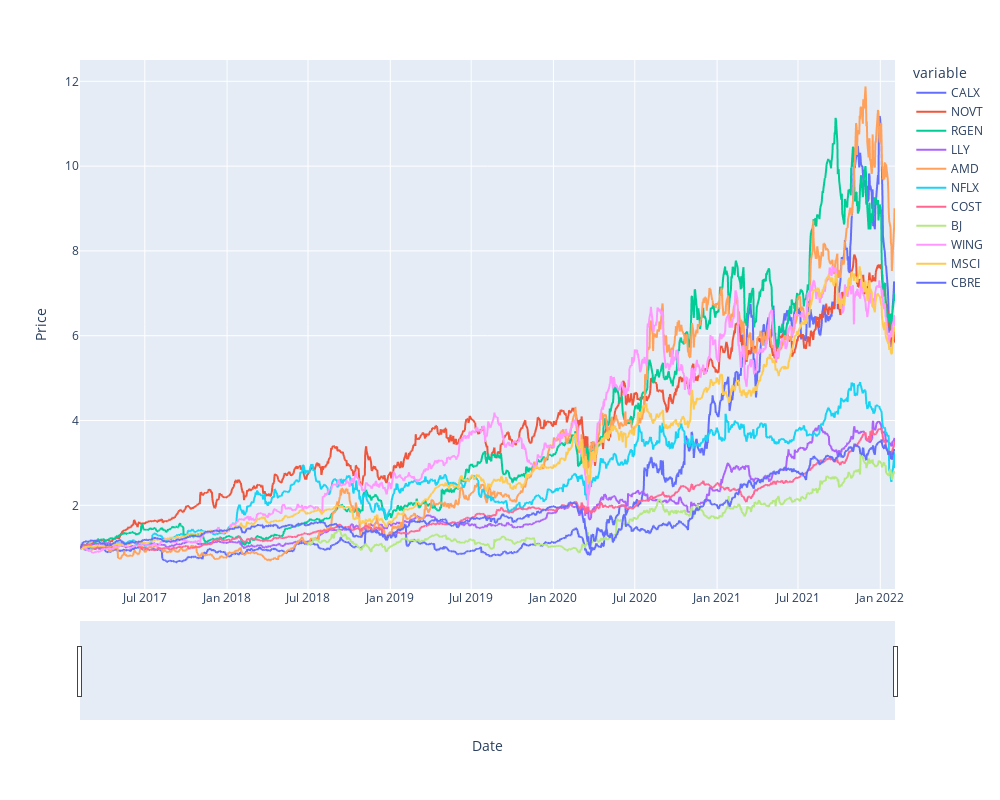

Notebook cell for this chart:
### Code cell
# Plot out cumulative returns for each stock since beginning of 2017
fig = px.line(mult_cum_df, x=mult_cum_df.index, y=mult_cum_df.columns)
fig.update_xaxes(title="Date", rangeslider_visible=True)
fig.update_yaxes(title="Price")
fig.update_layout(height=800, width=1000, 
                  showlegend=True)
fig.show()

### Figure 1 — Plotly figure (JSON) as saved in the notebook; plotly's stock layout.template omitted (floating-point values rounded to 4 significant figures; data arrays with more than 128 entries replaced by an {"elided": "..."} marker saying what was removed)
{"data": [{"hovertemplate": "variable=CALX<br>Date=%{x}<br>value=%{y}<extra></extra>", "legendgroup": "CALX", "line": {"color": "#636efa", "dash": "solid"}, "mode": "lines", "name": "CALX", "showlegend": true, "type": "scattergl", "x": {"elided": "1259 str values"}, "xaxis": "x", "y": {"elided": "1259 float values"}, "yaxis": "y"}, {"hovertemplate": "variable=NOVT<br>Date=%{x}<br>value=%{y}<extra></extra>", "legendgroup": "NOVT", "line": {"color": "#EF553B", "dash": "solid"}, "mode": "lines", "name": "NOVT", "showlegend": true, "type": "scattergl", "x": {"elided": "1259 str values"}, "xaxis": "x", "y": {"elided": "1259 float values"}, "yaxis": "y"}, {"hovertemplate": "variable=RGEN<br>Date=%{x}<br>value=%{y}<extra></extra>", "legendgroup": "RGEN", "line": {"color": "#00cc96", "dash": "solid"}, "mode": "lines", "name": "RGEN", "showlegend": true, "type": "scattergl", "x": {"elided": "1259 str values"}, "xaxis": "x", "y": {"elided": "1259 float values"}, "yaxis": "y"}, {"hovertemplate": "variable=LLY<br>Date=%{x}<br>value=%{y}<extra></extra>", "legendgroup": "LLY", "line": {"color": "#ab63fa", "dash": "solid"}, "mode": "lines", "name": "LLY", "showlegend": true, "type": "scattergl", "x": {"elided": "1259 str values"}, "xaxis": "x", "y": {"elided": "1259 float values"}, "yaxis": "y"}, {"hovertemplate": "variable=AMD<br>Date=%{x}<br>value=%{y}<extra></extra>", "legendgroup": "AMD", "line": {"color": "#FFA15A", "dash": "solid"}, "mode": "lines", "name": "AMD", "showlegend": true, "type": "scattergl", "x": {"elided": "1259 str values"}, "xaxis": "x", "y": {"elided": "1259 float values"}, "yaxis": "y"}, {"hovertemplate": "variable=NFLX<br>Date=%{x}<br>value=%{y}<extra></extra>", "legendgroup": "NFLX", "line": {"color": "#19d3f3", "dash": "solid"}, "mode": "lines", "name": "NFLX", "showlegend": true, "type": "scattergl", "x": {"elided": "1259 str values"}, "xaxis": "x", "y": {"elided": "1259 float values"}, "yaxis": "y"}, {"hovertemplate": "variable=COST<br>Date=%{x}<br>value=%{y}<extra></extra>", "legendgroup": "COST", "line": {"color": "#FF6692", "dash": "solid"}, "mode": "lines", "name": "COST", "showlegend": true, "type": "scattergl", "x": {"elided": "1259 str values"}, "xaxis": "x", "y": {"elided": "1259 float values"}, "yaxis": "y"}, {"hovertemplate": "variable=BJ<br>Date=%{x}<br>value=%{y}<extra></extra>", "legendgroup": "BJ", "line": {"color": "#B6E880", "dash": "solid"}, "mode": "lines", "name": "BJ", "showlegend": true, "type": "scattergl", "x": {"elided": "1259 str values"}, "xaxis": "x", "y": {"elided": "1259 float values"}, "yaxis": "y"}, {"hovertemplate": "variable=WING<br>Date=%{x}<br>value=%{y}<extra></extra>", "legendgroup": "WING", "line": {"color": "#FF97FF", "dash": "solid"}, "mode": "lines", "name": "WING", "showlegend": true, "type": "scattergl", "x": {"elided": "1259 str values"}, "xaxis": "x", "y": {"elided": "1259 float values"}, "yaxis": "y"}, {"hovertemplate": "variable=MSCI<br>Date=%{x}<br>value=%{y}<extra></extra>", "legendgroup": "MSCI", "line": {"color": "#FECB52", "dash": "solid"}, "mode": "lines", "name": "MSCI", "showlegend": true, "type": "scattergl", "x": {"elided": "1259 str values"}, "xaxis": "x", "y": {"elided": "1259 float values"}, "yaxis": "y"}, {"hovertemplate": "variable=CBRE<br>Date=%{x}<br>value=%{y}<extra></extra>", "legendgroup": "CBRE", "line": {"color": "#636efa", "dash": "solid"}, "mode": "lines", "name": "CBRE", "showlegend": true, "type": "scattergl", "x": {"elided": "1259 str values"}, "xaxis": "x", "y": {"elided": "1259 float values"}, "yaxis": "y"}], "layout": {"height": 800, "legend": {"title": {"text": "variable"}, "tracegroupgap": 0}, "margin": {"t": 60}, "showlegend": true, "width": 1000, "xaxis": {"anchor": "y", "domain": [0, 1], "rangeslider": {"visible": true}, "title": {"text": "Date"}}, "yaxis": {"anchor": "x", "domain": [0, 1], "title": {"text": "Price"}}}}
